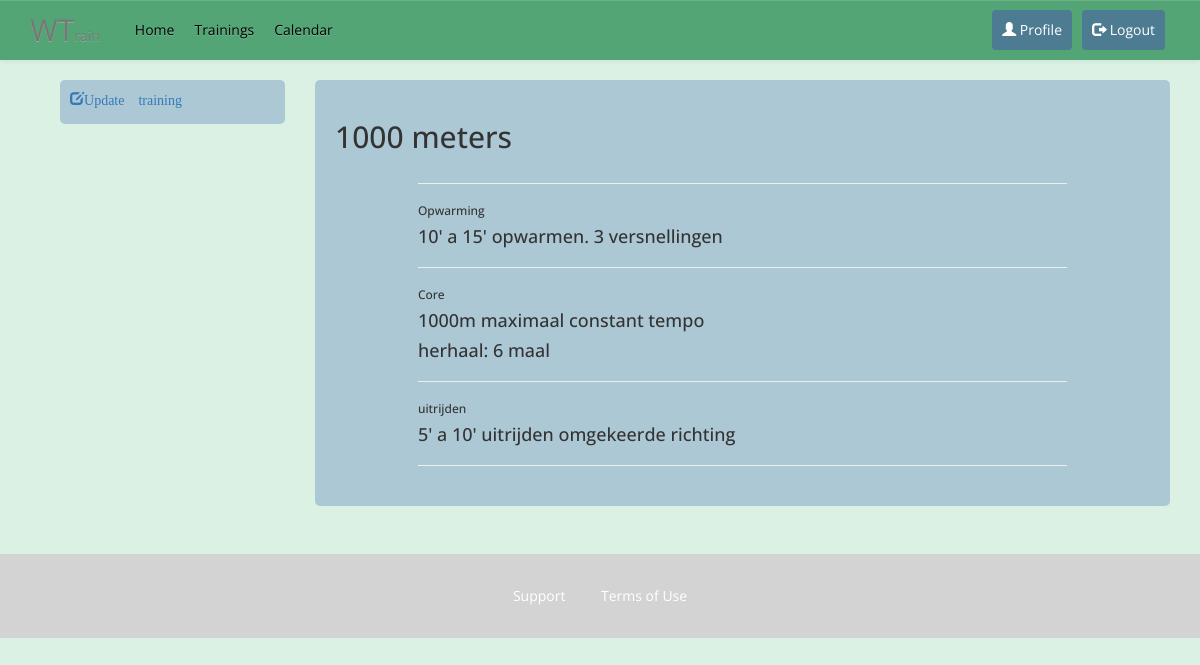
Screenshot of /training-detail/9/ (signed in) with the database file from the repository.
### home/models.py (models this page shows, shortened)
class Training(models.Model):
    name = models.CharField(max_length=60, default='AddName')
    is_standard = models.BooleanField(default=True)
    date = models.DateField((u"Date"), default=datetime.date.today, blank=True, null=True)
    start_time = models.TimeField((u"Start Time"), blank=True, null=True)
    end_time = models.TimeField((u"End Time"), blank=True, null=True)
    location = models.ForeignKey(Location, on_delete=models.CASCADE,)
    trainers = models.ManyToManyField(Profile, blank=True, related_name='trainer')
    riders = models.ManyToManyField(Profile, blank=True, related_name='athlete')
    program = models.ForeignKey(Training_program, on_delete=models.CASCADE, blank=True, null=True)
    warm_up = models.ForeignKey(Warm_up, on_delete=models.CASCADE, blank=True, null=True)
    core = models.ForeignKey(Core, on_delete=models.CASCADE, blank=True, null=True)
    cool_down = models.ForeignKey(Cool_down, on_delete=models.CASCADE, blank=True, null=True)
    class Meta:
        ordering = ['name']

class Warm_up(models.Model):
    name = models.CharField(max_length=50, default="warmup")
    content = models.TextField(max_length=200, blank=True)
    content_repeat = models.IntegerField(default=1, blank=True, null=True)

class Core(models.Model):
    name = models.CharField(max_length=50, default="core")
    content_1 = models.TextField(max_length=1000, blank=True)
    content_1_repeat = models.IntegerField(default=1, blank=True, null=True, verbose_name="aantal keer")
    content_2 = models.TextField(max_length=1000, blank=True, null=True)
    content_2_repeat = models.IntegerField(default=1, blank=True, null=True, verbose_name="aantal keer")

class Cool_down(models.Model):
    name = models.CharField(max_length=50, default="cooldown")
    content = models.TextField(max_length=200, blank=True)
    content_repeat = models.IntegerField(default=1, blank=True, null=True)

### home/views.py (the view)
# urls.py: url(r'^training-detail/(?P<training_id>\d+)/$', views.display_training, name='training_detail'),
@login_required
def display_training(request, training_id):
    training = get_object_or_404(Training, pk=training_id)
    trainers = training.trainers.all()
    riders = training.riders.all()
    user_is_trainer = False
    user_is_rider = False
    if request.user.profile in trainers:
        user_is_trainer = True
    if request.user.profile in riders:
        user_is_rider = True
    return render(request, 'home/view_training.html', {'training': training, 'trainers': trainers, 'riders': riders, 'user_is_trainer': user_is_trainer, 'user_is_rider': user_is_rider})

### home/templates/home/view_training.html (shortened to what this page needs)
{% extends "home/base.html" %}
{% load static %}
{% block content %}
<div class="container">
    <div class="col-md-3">
        {% if not training.is_standard%}
            <div class="side-nav">
                <p class="glyphicon glyphicon-map-marker padding-right-40" aria-hidden="true"> {{ training.location }}  </p> <br>
                <p class="glyphicon glyphicon-calendar padding-right-40" aria-hidden="true"> {{ training.date }}  </p> <br>
                <p class="glyphicon glyphicon-time" aria-hidden="true"> {{ training.start_time }}</p> <br>
                {% if request.user.is_staff %}
                <p><a href="/training-detail/{{ training.id }}/update/"><span class="glyphicon glyphicon-edit">Update training</span></a></p>
                {% endif %}
            </div>
            <div class="side-nav">
                <h6 class="gray">Trainer</h6>
                {% if trainers %}
                    {% if user_is_trainer %}
                        <h4>You are the trainer!</h4>
                    {% else %}
                        {% for trainer in trainers %}
                            <h4>{{ trainer.user.username }}</h4>
                        {% endfor %}
                    {% endif %}
                {% else %}
                    <h4>geen trainer</h4>
                {% endif %}
            </div>
            <div class="side-nav">
                <h6 class="gray">Atleten</h6>
                {% if user_is_rider %}
                    <h4>You are signed in</h4>
                    <a class="btn btn-info" href="/training-detail/{{ training.id }}/unsubscribe/">sign out</a>
                {% else %}
                <a class="btn btn-info" href="/training-detail/{{ training.id }}/subscribe/">sign in</a>
                {% endif %}
                {% if riders %}
                    {% for rider in riders %}
                        <h4>{{ rider.user.username }}</h4>
                    {% endfor %}
                {% else %}
                    <h4>geen atleten</h4>
                {% endif %}
            </div>
        {% else %}
            {% if request.user.is_staff %}
            <div class="side-nav">
                <p><a href="/training-detail/{{ training.id }}/update/"><span class="glyphicon glyphicon-edit">Update training</span></a></p>
            </div>
            {% endif %}
        {% endif %}
    </div>
    <div class="col-md-9">
        <div class="row profile-content">
            <h2>  {{ training.name }}</h2>
            <div class="col-md-10 col-md-offset-1">
                <hr>
                <h6 class="gray">Opwarming</h6>
                <h4>{{ training.warm_up.content }}</h4>
                <hr>
                <h6 class="gray">Core</h6>
                <h4>{{ training.core.content_1 }}</h4>
                <h4>herhaal: {{ training.core.content_1_repeat }} maal</h4>
                <hr>
                <h6 class="gray">uitrijden</h6>
                <h4>{{ training.cool_down.content }}</h4>
                <hr>
            </div>
        </div>
    </div>
  </div>
{% endblock content %}

### home/static/home/css/stylesheet.css (style rules this page uses)
body { background-color: #DAF1E4 ; font-family:'Open Sans', serif!important; }
.side-nav { background-color:#ADC8D5; border-radius:5px; padding:10px; margin: 15px; margin-top:0px; overflow:hidden; }
.profile-content { background-color:#ADC8D5; border-radius:5px; padding:20px; }

### rows the page displays
Training: name "1000 meters", warm_up.content "10' a 15' opwarmen. 3 versnellingen", core.content_1 "1000m maximaal constant tempo", core.content_1_repeat "6", cool_down.content "5' a 10' uitrijden omgekeerde richting"
